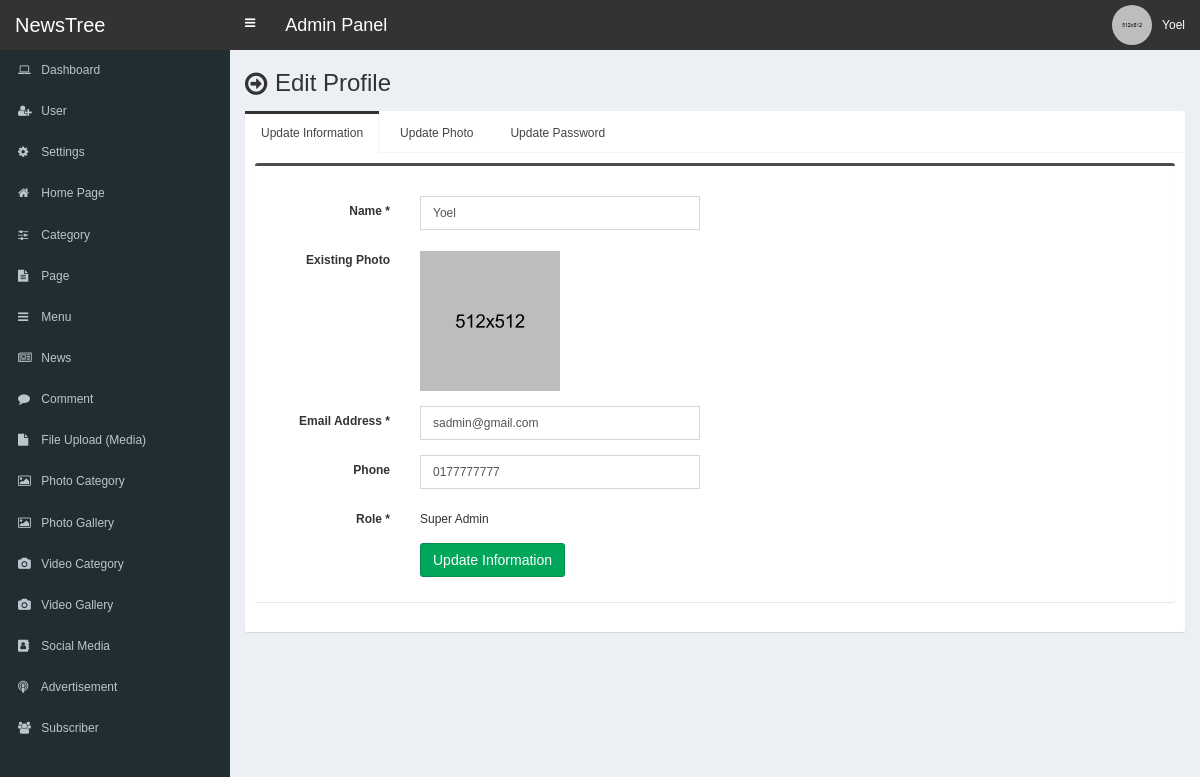
Page /admin/profile-edit.php (signed in) on the committed database.
### tables this page shows
CREATE TABLE `tbl_user` (
  `id` int(10) NOT NULL,
  `full_name` varchar(100) NOT NULL,
  `email` varchar(255) NOT NULL,
  `phone` varchar(100) NOT NULL,
  `password` varchar(255) NOT NULL,
  `photo` varchar(255) NOT NULL,
  `role` varchar(30) NOT NULL,
  `status` varchar(10) NOT NULL
);

### admin/profile-edit.php (the view, shortened to what this page needs)
<?php require_once('header.php'); ?>
<section class="content-header">
	<div class="content-header-left">
		<h1>Edit Profile</h1>
	</div>
</section>
<?php
$statement = $pdo->prepare("SELECT * FROM tbl_user WHERE id=?");
$statement->execute(array($_SESSION['user']['id']));
$statement->rowCount();
$result = $statement->fetchAll(PDO::FETCH_ASSOC);
foreach ($result as $row) {
	$full_name = $row['full_name'];
	$email     = $row['email'];
	$phone     = $row['phone'];
	$photo     = $row['photo'];
	$role      = $row['role'];
}
?>
<section class="content">
	<div class="row">
		<div class="col-md-12">
				<div class="nav-tabs-custom">
					<ul class="nav nav-tabs">
						<li class="active"><a href="#tab_1" data-toggle="tab">Update Information</a></li>
						<li><a href="#tab_2" data-toggle="tab">Update Photo</a></li>
						<li><a href="#tab_3" data-toggle="tab">Update Password</a></li>
					</ul>
					<div class="tab-content">
          				<div class="tab-pane active" id="tab_1">
							<form class="form-horizontal" action="" method="post">
							<div class="box box-info">
								<div class="box-body">
									<div class="form-group">
										<label for="" class="col-sm-2 control-label">Name <span>*</span></label>
										<?php
										if($_SESSION['user']['role'] == 'Super Admin') {
											?>
												<div class="col-sm-4">
													<input type="text" class="form-control" name="full_name" value="<?php echo $full_name; ?>">
												</div>
											<?php
										} else {
											?>
												<div class="col-sm-4" style="padding-top:7px;">
													<?php echo $full_name; ?>
												</div>
											<?php
										}
										?>
									</div>
									<div class="form-group">
							            <label for="" class="col-sm-2 control-label">Existing Photo</label>
							            <div class="col-sm-6" style="padding-top:6px;">
							                <img src="../assets/uploads/<?php echo $photo; ?>" class="existing-photo" width="140">
							            </div>
							        </div>
									<div class="form-group">
										<label for="" class="col-sm-2 control-label">Email Address <span>*</span></label>
										<?php
										if($_SESSION['user']['role'] == 'Super Admin') {
											?>
												<div class="col-sm-4">
													<input type="email" class="form-control" name="email" value="<?php echo $email; ?>">
												</div>
											<?php
										} else {
											?>
											<div class="col-sm-4" style="padding-top:7px;">
												<?php echo $email; ?>
											</div>
											<?php
										}
										?>
									</div>
									<div class="form-group">
										<label for="" class="col-sm-2 control-label">Phone </label>
										<div class="col-sm-4">
											<input type="text" class="form-control" name="phone" value="<?php echo $phone; ?>">
										</div>
									</div>
									<div class="form-group">
										<label for="" class="col-sm-2 control-label">Role <span>*</span></label>
										<div class="col-sm-4" style="padding-top:7px;">
											<?php echo $role; ?>
										</div>
									</div>
									<div class="form-group">
										<label for="" class="col-sm-2 control-label"></label>
										<div class="col-sm-6">
											<button type="submit" class="btn btn-success pull-left" name="form1">Update Information</button>
										</div>
									</div>
								</div>
							</div>
							</form>
          				</div>
          			</div>
				</div>
		</div>
	</div>
</section>
<?php require_once('footer.php'); ?>

### admin/style.css (style rules this page uses)
body { font-size: 12px; font-family: 'verdana', sans-serif; }
.content-header>h1, .content-header .content-header-left h1 { font-family: 'verdana', sans-serif; }
.box-info { padding-top: 20px; }
.content-header { overflow: hidden; }
.content-header .content-header-left { float: left; padding-top: 5px; }
.content-header .content-header-left h1 { margin-top: 0; margin-bottom: 0; padding-left: 30px; font-size: 24px; position: relative; }
.content-header .content-header-left h1:before { position: absolute; top: 0; left: 0; font-family: 'FontAwesome', sans-serif; font-size: 26px; content: '\f18e'; }
img.existing-photo { max-width: 500px; }
.nav-tabs-custom>.nav-tabs>li.active { border-top-color: #333333; }
.box.box-info { border-top-color: #4c4c4c; }
.form-control { font-size: 12px; }

### rows in the picture
tbl_user: full_name "Yoel", photo (picture), email "sadmin@gmail.com", phone "0177777777", role "Super Admin"

### other values in the picture
$_SESSION['user']['full_name'] "Yoel"
